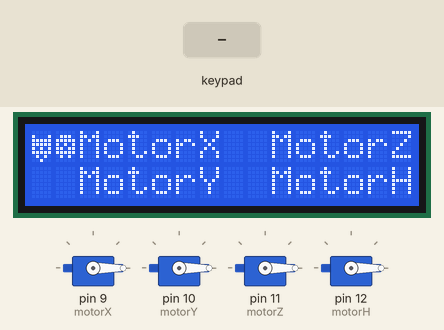
This sketch was run on a simulated Arduino Uno, built with avr-gcc and run on an emulated ATmega328P. On the bench: 16×2 character LCD, 4 × servo. The test bench sets the inputs (shaded band). What the sketch prints to the serial monitor is not drawn.

Above: at 1.3 s.
1.4 s: key '2' pressed
At 1.8 s:
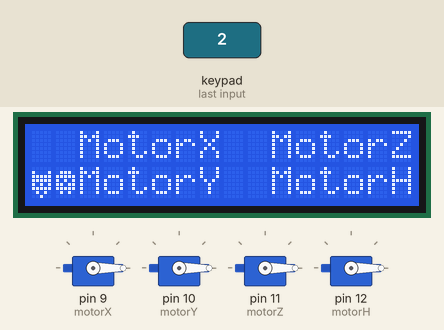
2.9 s: key '3' pressed
At 3.8 s:
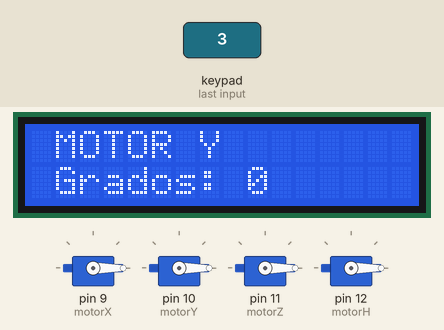
Timing chart, 0 to 5.9 s (numbered marks = the images above; inputs shaded):
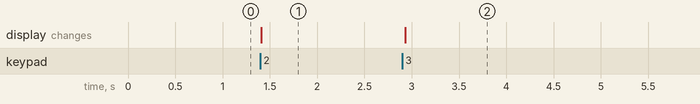

Measured:
- after the input at 1.4 s, the display: changes at once (image 1)
- after the input at 2.9 s, the display: changes at once (image 2)

The sketch:

Menu_4_Servos.ino
```cpp
//MENU 4 SERVOS BY DAVWOLF
#include <Wire.h>
#include <LiquidCrystal_I2C.h>
#include <Keypad.h>
#include <Servo.h>

/*LIBRERIA KEYPAD PARA 2X3*/
const byte ROWS = 2; //four rows
const byte COLS = 3; //four columns
//define the cymbols on the buttons of the keypads
char hexaKeys[ROWS][COLS] = {
  {'1','2','3'},
  {'4','5','6'},

};
byte rowPins[ROWS] = {3,4}; //connect to the row pinouts of the keypad
byte colPins[COLS] = {5,6,7}; //connect to the column pinouts of the keypad

//initialize an instance of class NewKeypad
Keypad customKeypad = Keypad( makeKeymap(hexaKeys), rowPins, colPins, ROWS, COLS);


/*LIBRERIA LCD*/
LiquidCrystal_I2C lcd(0x27,16,2);  // set the LCD address to 0x27 for a 16 chars and 2 line display


/*VARIABLES SERVOMOTOR*/
Servo motorX;
Servo motorY;
Servo motorZ;
Servo motorH;
Servo S[4] = {motorX,motorY,motorZ,motorH};     /*Arreglo que guarda la variable se configuracion de los Servos */

char M[6] = {'X', 'Y', 'Z', 'H'};         /*Arreglo para el nombre del servo que se muestra en la LCD */
int X,Y,Z,H = 0;
int MV[6] = {X,Y,Z,H};                    /*Arreglo que guarda las variables de los grados de los servos */

byte lobo[] = {
  B00000,
  B10001,
  B11111,
  B11111,
  B10101,
  B11111,
  B01010,
  B00100
};

byte skull[] = {
  B00000,
  B01110,
  B11111,
  B10101,
  B11011,
  B11111,
  B01010,
  B00000
};


/*VARIABLES DE TECLADO */
int i = 0;                              /* variable i para la poscion de la flecha */
int j = 0;                              /*variable que guarda valor de i para saber en que servo esta apuntando */

int col_p[6] = {0,0,8,8};               /* Arreglo pára las posiciones de las columnas */
int row_p[6] = {0,1,0,1};               /* Arreglo pára las posiciones de los renglones */
int col_ant = 0;                        /* guarda posicion anterior de la columna de la flecha para poder borrarla */
int rel_ant = 0;                        /* guarda posicion anterior del renglon de la flecha para poder borrarla */


/*VARIABLES DE CONTROL */
char f[6] = {'1','2','4','5'};          /*Arreglo que guarda el valor de la tecla oprimida (1 = UP, 2= DOWN, 3= LEFT, 4 = RIGHT=) */
int x;
int k;

void setup()
{

 lcd.init();                      // initialize the lcd
  // Print a message to the LCD.
  lcd.backlight();                                                                /* Prepara el LCD */

  motorX.attach(9,650,2500);                                                      /*PREPARA SERVOMOTORES*/
  motorY.attach(10,650,2500);
  motorZ.attach(11,650,2500);
  motorH.attach(12,650,2500);

  motorX.write(0);                                                                /*Inicializa Servomotores 0° */
  motorY.write(0);
  motorZ.write(0);
  motorH.write(0);

  Menu();                                                                       /*Muestra el MENU PRINCIPAL */

  lcd.createChar(0, lobo);                        /*CARACTER 1*/

  lcd.createChar(1, skull);                        /* CARACTER 2*/

  lcd.home();
  lcd.write(0);

  Serial.begin(9600);                                                           /*Inicializa conexion Serial */
  Serial.println("PROGRAMA BY DAVWOLF");
}

void loop()
{

    char customKey = customKeypad.getKey();                                        /* Llama a la funcion "Teclado()" que sirve para leer la tecla oprimida*/

//Serial.print("LA TECLA ES: "); Serial.println(customKey);                           /* Valor prueba */
      switch(customKey)                                                            /* Switch case, que realiza accion dependiendo de la tecla oprimida */
  {
    case '1': if(i>0){ Serial.print("DOWN: "); Serial.println(customKey); Borrar_Flecha(); i--; Arrow(i); break;} else {break;}   /*Baja flecha */
    case '2': if(i<3){ Serial.print("UP: "); Serial.println(customKey); Borrar_Flecha(); i++; Arrow(i); break;} else{ break;}     /*Sube flecha */
    case '3': j = i; MenuDatos(j);                                            /*Caso de ser 3 (ENTER) abre el menu dependiendo de la variable j (valor de posicion) */
    default: break;                                                           /* En caso de no oprimir ninguna tecla valida, no realiza ninguna accion */
  }
}


/*FUNCION DE LA FLECHA*/
void Arrow(int LED)                                                         /* Funcion para posicionar e imprimir la flecha en el LCD */
{

Serial.print ("          RENGLON: "); Serial.print(row_p[LED]); Serial.print ("          COLUMNA: "); Serial.println(col_p[LED]);     /*VALOR DE PRUEBA */

 lcd.setCursor(col_p[LED],row_p[LED]);                                      /*Coloca el cursor segun la i recibida desde el switch case */
 lcd.write(byte(0));                             /*CARACTER 1 SE IMPRIME*/

 lcd.write (byte(1));                           /* CARACTER 2 SE IMPRIME                Imprime la flecha en la poscion i */


   col_ant = col_p[LED];                                                    /*Guarda la posicion columna en una variable para poder se borrada posteriormente */
 rel_ant = row_p[LED];                                                      /*Guarda la posicion renglon en una variable para poder ser borrada posteriormente */

}

void Borrar_Flecha()                                                        /*Funcion para borrar la flecha */
{
   lcd.setCursor(col_ant,rel_ant);                                          /*Utiliza la posicion anterior guardada */
   lcd.print("  ");                                                         /*Imprime espacios en blanco que simula un 'borrado' */
}


/*MENU PRINCIPAL*/
void Menu()
{

  lcd.setCursor(2,0);                                                             /* Empieza a imprimir el texto fijo en el LCD */
  lcd.print("MotorX");
  lcd.setCursor(0,1);
  lcd.print("  MotorY");
  lcd.setCursor(8,0);
  lcd.print("  MotorZ");
  lcd.setCursor(8,1);
  lcd.print("  MotorH");
  Arrow(i);                                                                     /*Posiciona flecha en valor i */
}


/*CONTROL DE GRADO DE SERVOS X,Y,Z,H*/
void ControlMot(int j, int k)
{
                       if(MV[j] < 180)                                              /*Verifica que los grados sean menos a 180 para que pueda aumentarlos */
                     {
                            if(customKeypad.getState() == HOLD && x    ==  f[k])    /*Si se mantiene UP o LEFT (dependiendo del servo 'k') apretada realiza: */
                            {
                                MV[j]++;                                          /*Aumenta el valor de la variable de grados */
                                lcd.setCursor(9,1); lcd.print(MV[j]);  lcd.print("   "); /*Lo muestra en la LCD */
                                S[j].write(MV[j]);                              /*Y manda esos grados al Servo */
                                delay(100);
                            }
                     }
                     if(MV[j] >0)                                                /*Verifica que los grados sea mayor a 0 para poder disminuirlos */
                     {
                        if(customKeypad.getState() == HOLD && x    == f[k+1])      /*Si se mantiene DOWN O RIGHT (dependiendo del servo 'k')......... */
                        {
                            MV[j]--;
                            lcd.setCursor(9,1); lcd.print(MV[j]); lcd.print("   ");
                            S[j].write(MV[j]);
                            delay(100);
                        }
                     }
}


/*MENU SECUNDARIO*/
void MenuDatos(int j)
{
/*Motor X,Y,Z,H*/
            lcd.setCursor(0,0);                                                     /*Dibuja el esqueleto del MotorX */
            lcd.print(" MOTOR "); lcd.print(M[j]); lcd.print("        ");
            lcd.setCursor(0,1);
            lcd.print(" Grados: "); lcd.print(MV[j]); lcd.print("      ");         /*Imprime la variable de grados */
            while (j != 8)                                                         /*Mientras sea motorX (j = 0) */
            {
                  char customKey = customKeypad.getKey();                         /*Busca si se oprime tecla */

                    if (customKey){                                               /*Si encuentra tecla oprimida: */
                    Serial.println(customKey);
                    x = customKey;
                    }


                    if(j == 0 || j== 2)                                         /*Si el servo es X (0) o Z (2) entonces: */
                    {
                      k = 0;                                                   /*K = 0 para poder mover el servo SOLO con UP y DOWN */
                      ControlMot(j,k);
                    }
                    else {k = 2; ControlMot(j, k);}                           /*Si el servo es Y (1) o H (3) entonces: */ /*K = 2 para poder mover el servo SOLO con LEFT y RIGHT */


                  if(customKey == '3') {j = 8;}                     /*Si se presiona ENTER (3) reinicia valor j por lo que sale del ciclo */
            }

  i = 0;                            /*Al salirse del ciclo y del case.... reinicia la posicion de la flecha */
    Menu();                         /*Vuelve al MENU PRINCIPAL */

}
```
